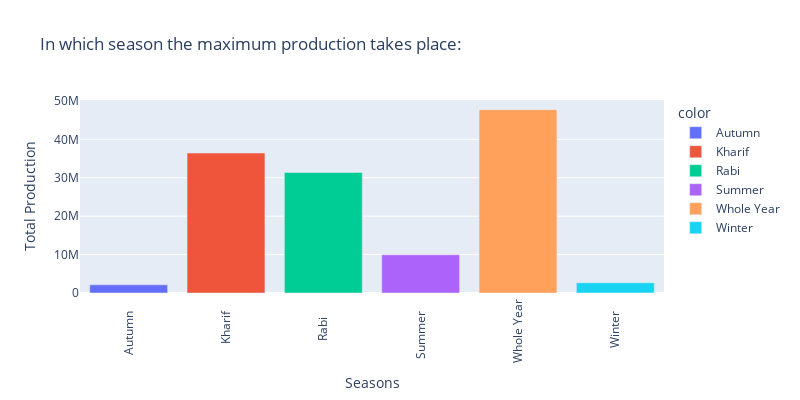

This figure's notebook cell:
### Code cell
production = data.groupby(by="Season")['Production'].sum().values
seasons = data.groupby(by="Season")['Production'].sum().index

fig = px.bar(x=seasons, y=production, color=seasons, title="In which season the maximum production takes place:")

fig.update_layout(
    xaxis_tickangle=-90,
    xaxis_tickmode='linear',
    width=800,
    height=400,
    xaxis_title = "Seasons",
    yaxis_title = "Total Production"
)

fig.show()

### Figure 1 — Plotly figure (JSON) as saved in the notebook; plotly's stock layout.template omitted (floating-point values rounded to 4 significant figures)
{"data": [{"hovertemplate": "color=Autumn     <br>x=%{x}<br>y=%{y}<extra></extra>", "legendgroup": "Autumn     ", "marker": {"color": "#636efa", "pattern": {"shape": ""}}, "name": "Autumn     ", "orientation": "v", "showlegend": true, "textposition": "auto", "type": "bar", "x": ["Autumn     "], "xaxis": "x", "y": [2134000.0], "yaxis": "y"}, {"hovertemplate": "color=Kharif     <br>x=%{x}<br>y=%{y}<extra></extra>", "legendgroup": "Kharif     ", "marker": {"color": "#EF553B", "pattern": {"shape": ""}}, "name": "Kharif     ", "orientation": "v", "showlegend": true, "textposition": "auto", "type": "bar", "x": ["Kharif     "], "xaxis": "x", "y": [36430000.0], "yaxis": "y"}, {"hovertemplate": "color=Rabi       <br>x=%{x}<br>y=%{y}<extra></extra>", "legendgroup": "Rabi       ", "marker": {"color": "#00cc96", "pattern": {"shape": ""}}, "name": "Rabi       ", "orientation": "v", "showlegend": true, "textposition": "auto", "type": "bar", "x": ["Rabi       "], "xaxis": "x", "y": [31390000.0], "yaxis": "y"}, {"hovertemplate": "color=Summer     <br>x=%{x}<br>y=%{y}<extra></extra>", "legendgroup": "Summer     ", "marker": {"color": "#ab63fa", "pattern": {"shape": ""}}, "name": "Summer     ", "orientation": "v", "showlegend": true, "textposition": "auto", "type": "bar", "x": ["Summer     "], "xaxis": "x", "y": [9954000.0], "yaxis": "y"}, {"hovertemplate": "color=Whole Year <br>x=%{x}<br>y=%{y}<extra></extra>", "legendgroup": "Whole Year ", "marker": {"color": "#FFA15A", "pattern": {"shape": ""}}, "name": "Whole Year ", "orientation": "v", "showlegend": true, "textposition": "auto", "type": "bar", "x": ["Whole Year "], "xaxis": "x", "y": [47740000.0], "yaxis": "y"}, {"hovertemplate": "color=Winter     <br>x=%{x}<br>y=%{y}<extra></extra>", "legendgroup": "Winter     ", "marker": {"color": "#19d3f3", "pattern": {"shape": ""}}, "name": "Winter     ", "orientation": "v", "showlegend": true, "textposition": "auto", "type": "bar", "x": ["Winter     "], "xaxis": "x", "y": [2649000.0], "yaxis": "y"}], "layout": {"barmode": "relative", "height": 400, "legend": {"title": {"text": "color"}, "tracegroupgap": 0}, "title": {"text": "In which season the maximum production takes place:"}, "width": 800, "xaxis": {"anchor": "y", "domain": [0, 1], "tickangle": -90, "tickmode": "linear", "title": {"text": "Seasons"}}, "yaxis": {"anchor": "x", "domain": [0, 1], "title": {"text": "Total Production"}}}}
